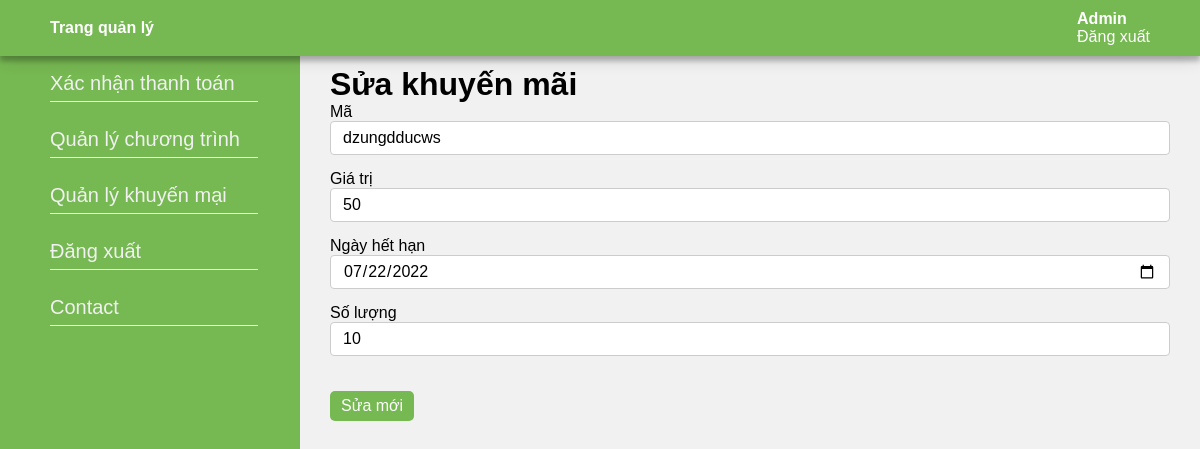
Page /admin/index.php?page_layout=sua_khuyen_mai&&ID_khuyen_mai=1 (signed in) on the committed database.
### tables this page shows
CREATE TABLE `nguoidung` (
  `ten` varchar(255) NOT NULL,
  `sdt` varchar(15) NOT NULL,
  `email` varchar(255) NOT NULL,
  `ID_tai_khoan` int(11) NOT NULL
);

CREATE TABLE `khuyenmai` (
  `ID_khuyen_mai` int(11) NOT NULL,
  `ma` varchar(15) NOT NULL,
  `gia_tri` double NOT NULL,
  `ngay_het_han` date NOT NULL,
  `so_luong` int(11) NOT NULL
);

### admin/sua_khuyen_mai.php (the view, shortened to what this page needs)
<?php
$id = $_GET["ID_khuyen_mai"];
$sql_prd = "SELECT * FROM `khuyenmai`
            WHERE `ID_khuyen_mai` = $id";
$query_prd = mysqli_query($conn, $sql_prd);
$row_prd = mysqli_fetch_array($query_prd);
?>
<div class="main">
    <h2>Sửa khuyến mãi</h2>
    <form role="form" method="post" enctype="multipart/form-data">
        <div class="form-group">
            <label>Mã</label>
            <input required name="ma" class="form-control"
                value="<?php echo $row_prd["ma"] ?>">
        </div>
        <div class="form-group">
            <label>Giá trị</label>
            <input required name="gia_tri" type="number" min="0" max="100" step=any class="form-control"
                value="<?php echo $row_prd["gia_tri"] ?>">
        </div>
        <div class="form-group">
            <label>Ngày hết hạn</label>
            <input required name="ngay_het_han" type="date" class="form-control"
            value="<?php echo $row_prd["ngay_het_han"] ?>">
        </div>
        <div class="form-group">
            <label>Số lượng</label>
            <input required name="so_luong" type="number" min="0" class="form-control"
                value="<?php echo $row_prd["so_luong"] ?>">
        </div>
        <button name="sbm" type="submit" class="btn">Sửa mới</button>
    </form>
</div>

### admin/admin.php (shortened to what this page needs)
<!DOCTYPE html>
<html lang="en">
<head>
    <link rel="stylesheet" href="css/style.css">
</head>
<body>
    <div class="header">
        <div class="header-left">
            <a href="../index.php">
                <h3>Trang quản lý</h3>
            </a>
        </div>
        <div class="header-right">
            <h4>
                <?php
                $tmp = $_SESSION["loai_tai_khoan"];
                $sql = "SELECT * FROM nguoidung
                    JOIN taikhoan
                    ON nguoidung.ID_tai_khoan = taikhoan.id
                    AND taikhoan.loai_tai_khoan = $tmp";
                $query = mysqli_query($conn, $sql);
                $row = mysqli_fetch_array($query);
                echo $row["ten"]
                ?>
            </h4>
            <a href="logout.php">Đăng xuất</a>
        </div>
    </div>
    <div class="sidenav">
        <a href="index.php?page_layout=xac_nhan_thanh_toan">Xác nhận thanh toán</a>
        <a href="index.php?page_layout=quan_ly_chuong_trinh">Quản lý chương trình</a>
        <a href="index.php?page_layout=quan_ly_khuyen_mai">Quản lý khuyến mại</a>
        <a href="logout.php">Đăng xuất</a>
        <a href="index.php?page_layout=contact">Contact</a>
    </div>
    <?php
    if (isset($_GET["page_layout"])) {
        switch ($_GET["page_layout"]) {
            case "sua_khuyen_mai":
                include_once("sua_khuyen_mai.php");
                break;
        }
    } else
        include_once("contact.php");
    ?>
</body>
</html>

### admin/css/style.css (style rules this page uses)
html, body, body * { margin: 0; padding: 0; font-family: sans-serif; font-size: 1rem; }
h2 { font-size: 200%; }
.header { padding: 10px 50px; display: flex; justify-content: space-between; align-items: center; color: #ffffff; box-shadow: 0 0 20px 0 rgba(0, 0, 0, 0.2), 0 5px 5px 0 rgba(0, 0, 0, 0.24); background: #76b852; position: fixed; z-index: 2; width: 100%; box-sizing: border-box; }
.header a { text-decoration: none; color: #ffffff; }
.sidenav { padding: 10px 50px; height: 100%; width: 200px; position: fixed; z-index: 1; top: 56px; background-color: #76b852; }
.sidenav a { margin-bottom: 20px; padding: 6px 8px 6px 0; text-decoration: none; font-size: 20px; color: #f1f1f1; display: block; border-bottom: 1px solid #f1f1f1; width: 100%; }
.main { padding: 66px 30px 0 330px; background: #f1f1f1; width: 100%; min-height: 100%; box-sizing: border-box; }
.btn { margin-top: 20px; margin-bottom: 20px; padding: 5px 10px; text-align: center; border: 1px solid transparent; border-radius: 5px; background: #76b852; color: #ffffff; cursor: pointer; }
.form-group { margin-bottom: 15px; }
.form-control { display: block; width: 100%; height: 34px; padding: 6px 12px; border: 1px solid #ccc; border-radius: 4px; }

### rows in the picture
nguoidung: ten "Admin"
khuyenmai: ma "dzungdducws", gia_tri "50", ngay_het_han "07/22/2022", so_luong "10"
